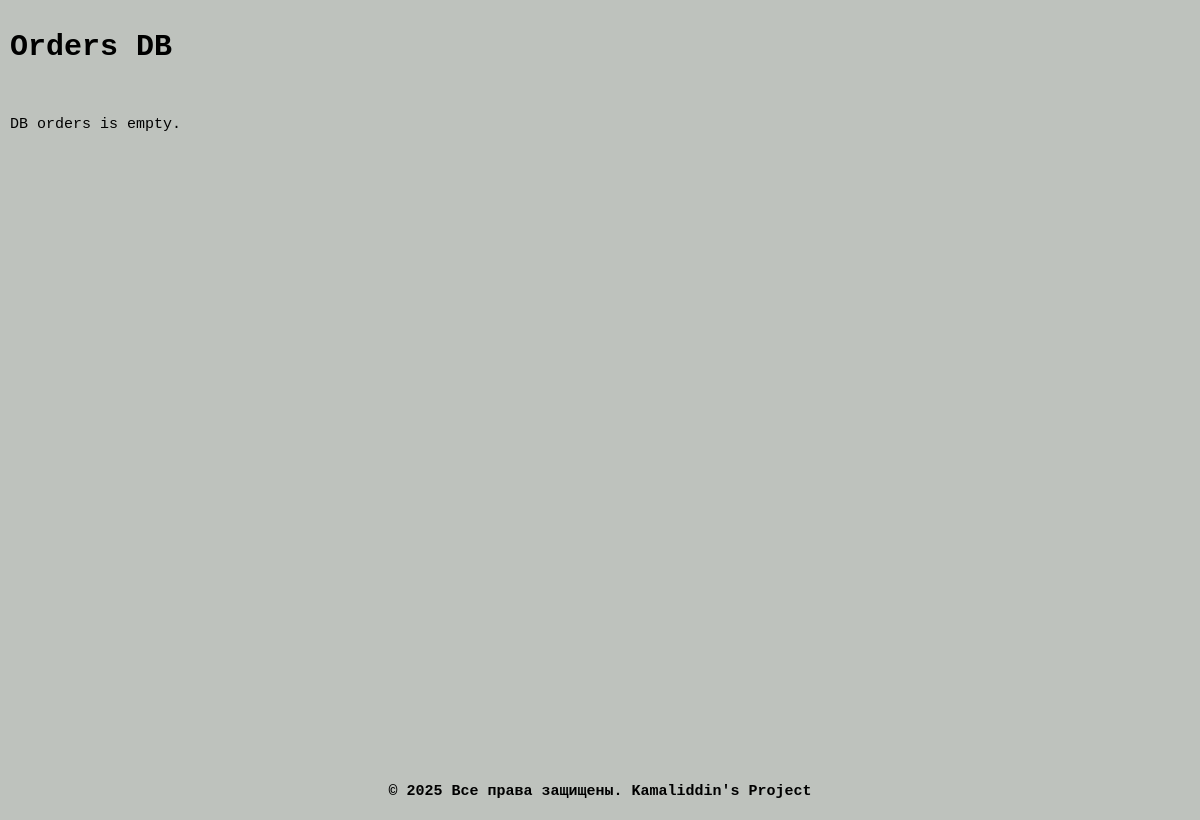
The page /myapp/orders/ on the database as committed earlier.
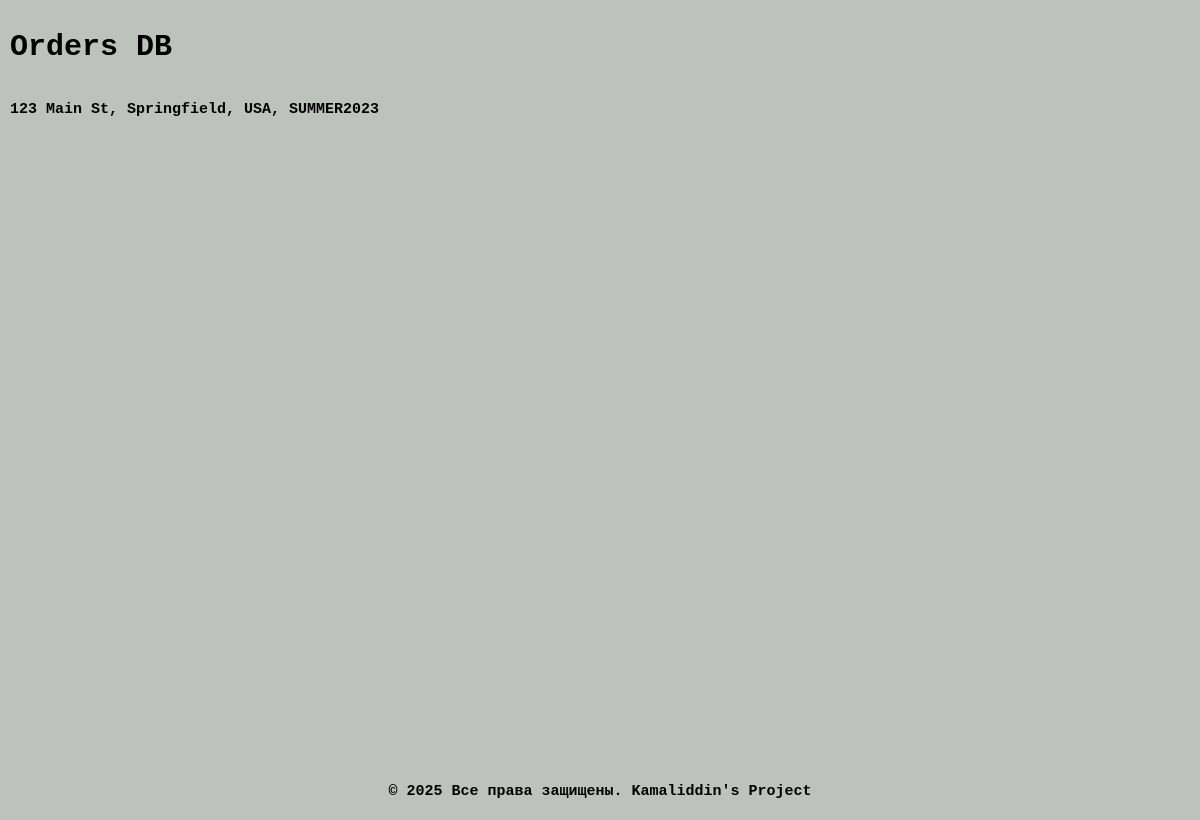
The same page on the database as committed later.
### myapp/models.py (models this page shows)
class Orders(models.Model):
    delivery_address = models.TextField(blank=True, null=True)
    promocode = models.CharField(max_length=50, blank=True, null=False)
    created_at = models.DateTimeField(auto_now_add=True)
    user = models.ForeignKey(User, on_delete=models.PROTECT)
    products = models.ManyToManyField(Product, related_name='orders')
    def __str__(self):
        return f"{self.delivery_address}, {self.promocode}"

### myapp/views.py (the view)
# urls.py: path('orders/', orders, name='orders'), # myapp/orders/
def orders(request: HttpRequest):
    context = {
        'orders': Orders.objects.select_related("user").all(), # select_related - надо узнать, что это
    }
    return render(request, 'myapp/orders_db.html', context=context)

### myapp/templates/myapp/orders_db.html (shortened to what this page needs)
{% extends "myapp/base.html" %}
{% block body %}
    <div><h1>Orders DB</h1></div>
    <br>
    <div>
        {% if orders %}
            {% for order in orders %}
                <b>{{order}}</b>
            {% endfor %}
        {% else %}
            <p>DB orders is empty.</p>
        {% endif %}
    </div>
{% endblock %}

Rows that differ between the two databases and show on the page:
added Orders: delivery_address+promocode "123 Main St, Springfield, USA, SUMMER2023"
Other text that changed with them:
text no longer shown: "DB orders is empty."
